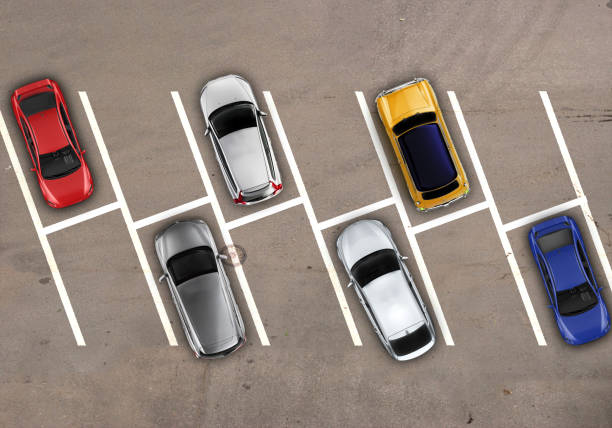
#> input picture gui/parkingtest.jpg, 612 x 428 px, found by its file name
$ python test.py
#> lines starting #> are read from the running program, lines starting #| are printed output that depends on the picture
import cv2
import json
import os
import numpy as np

IMG_PATH = r"C:\Users\Yobi\ParkEase\gui\parkingtest.jpg"
JSON_OUT = "parking_rois.json"
WINDOW = "ROI Selector"

if not os.path.exists(IMG_PATH):
    print("File not found:", IMG_PATH)
    raise SystemExit

base = cv2.imread(IMG_PATH)
#> base is the input picture: shape (428, 612, 3); mean B, G, R 126.6, 134.7, 149.2
if base is None:
    print("Failed to load image (format/path issue):", IMG_PATH)
    raise SystemExit

spots: list[list[list[int]]] = []   # list of polygons; each polygon is [[x,y],...]
current: list[list[int]] = []

def draw_scene():
    """Render base image + saved spots + current polygon + instructions."""
    img = base.copy()

    # Draw saved polygons (filled with low opacity + outline + index)
    if spots:
        overlay = img.copy()
        for idx, poly in enumerate(spots):
            pts = np.array(poly, dtype=np.int32)
            cv2.fillPoly(overlay, [pts], (0, 0, 255))  # red fill
            cv2.polylines(img, [pts], True, (0, 0, 200), 2)
            # label at centroid
            cx, cy = int(np.mean(pts[:, 0])), int(np.mean(pts[:, 1]))
            cv2.putText(img, str(idx), (cx, cy), cv2.FONT_HERSHEY_SIMPLEX, 0.7, (255, 255, 255), 2)
        # 30% opacity for filled polygons
        img = cv2.addWeighted(overlay, 0.3, img, 0.7, 0)

    # Draw current polygon points/lines
    if current:
        for i, (x, y) in enumerate(current):
            cv2.circle(img, (x, y), 3, (0, 255, 0), -1)
            if i > 0:
                cv2.line(img, tuple(current[i-1]), (x, y), (255, 0, 0), 2)

    # Instructions banner
    banner = (
        "LMB:add point  |  ENTER/SPACE:finish spot  |  Z:undo  |  C:clear current  "
        "|  R:reset all  |  S:save  |  Q/ESC:quit"
    )
    cv2.rectangle(img, (0, 0), (img.shape[1], 30), (0, 0, 0), -1)
    cv2.putText(img, banner, (10, 22), cv2.FONT_HERSHEY_SIMPLEX, 0.6, (255, 255, 255), 1)
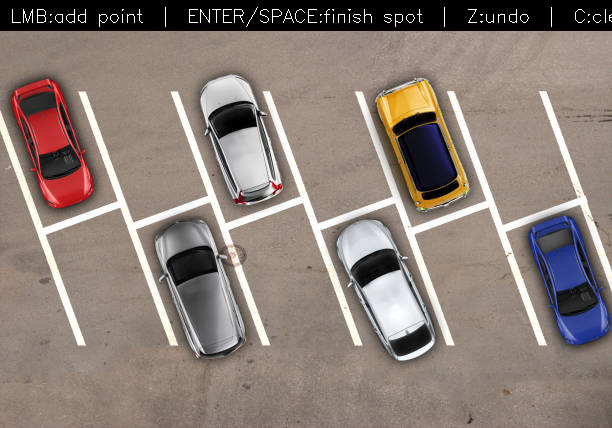
#> img: shape (428, 612, 3); mean B, G, R 118.4, 125.8, 139.1

    return img

def save_json(path=JSON_OUT):
    data = {"spots": spots}
    with open(path, "w") as f:
        json.dump(data, f, indent=2)
    print(f"Saved {len(spots)} spot(s) to {path}")

def on_mouse(event, x, y, flags, param):
    global current
    if event == cv2.EVENT_LBUTTONDOWN:
        current.append([int(x), int(y)])

cv2.namedWindow(WINDOW, cv2.WINDOW_NORMAL)
cv2.setMouseCallback(WINDOW, on_mouse)

while True:
    cv2.imshow(WINDOW, draw_scene())
    # Use waitKeyEx for better key handling on Windows
    k = cv2.waitKeyEx(50)
#> (key q is pressed here)

    if k == -1:
        continue

    # Quit: q, Q, or ESC
    if k in (ord('q'), ord('Q'), 27):
        # Optional auto-save on exit:
        if spots:
            save_json(JSON_OUT)
        break

    # Finish current spot: ENTER (13) or SPACE (32)
    if k in (13, 32):
        if len(current) >= 3:
            spots.append(current.copy())
            print(f"Spot #{len(spots)-1} saved with {len(current)} points")
        else:
            print("Need at least 3 points to form a polygon.")
        current = []

    # Undo last point
    elif k in (ord('z'), ord('Z')):
        if current:
            current.pop()

    # Clear current polygon
    elif k in (ord('c'), ord('C')):
        current = []

    # Reset everything
    elif k in (ord('r'), ord('R')):
        spots = []
        current = []
        print("Reset all spots")

    # Save JSON anytime
    elif k in (ord('s'), ord('S')):
        save_json(JSON_OUT)

cv2.destroyAllWindows()
